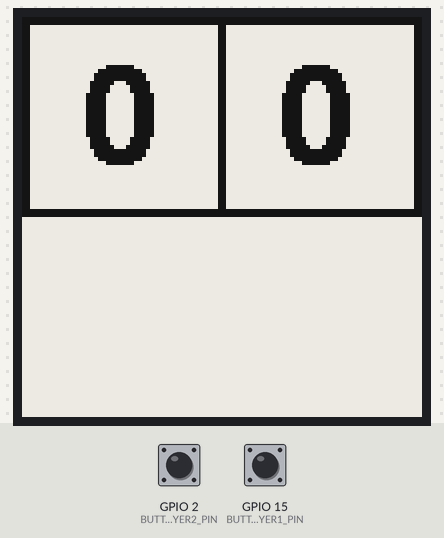
A sketch run on a simulated ESP32. Parts: 200×200 one-colour display. The test bench sets the inputs (shaded band); at power-on: GPIO 2 (BUTTON_PLAYER2_PIN) LOW, GPIO 15 (BUTTON_PLAYER1_PIN) LOW.

Above: at 6.2 s.
6.3 s: GPIO 2 (BUTTON_PLAYER2_PIN) pulled HIGH for 0.15 s
At 8.0 s:
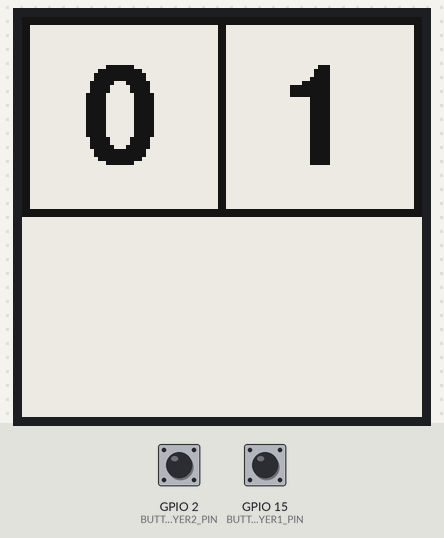
8.3 s: GPIO 15 (BUTTON_PLAYER1_PIN) pulled HIGH for 0.15 s
At 9.6 s:
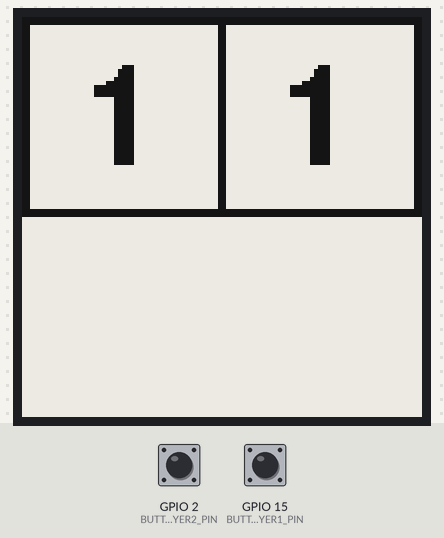
10.3 s: GPIO 2 (BUTTON_PLAYER2_PIN) pulled HIGH for 1 s
At 11.1 s:
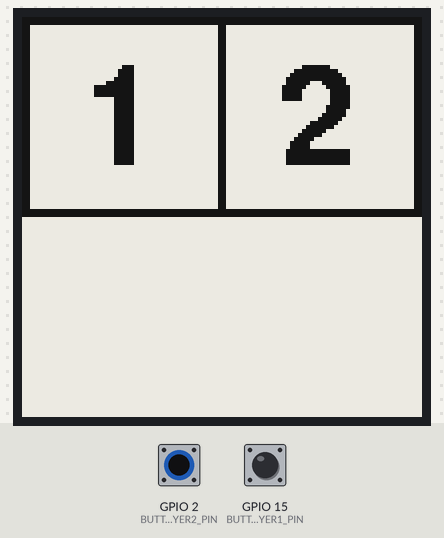
12.8 s: GPIO 15 (BUTTON_PLAYER1_PIN) pulled HIGH for 1 s
At 14.2 s:
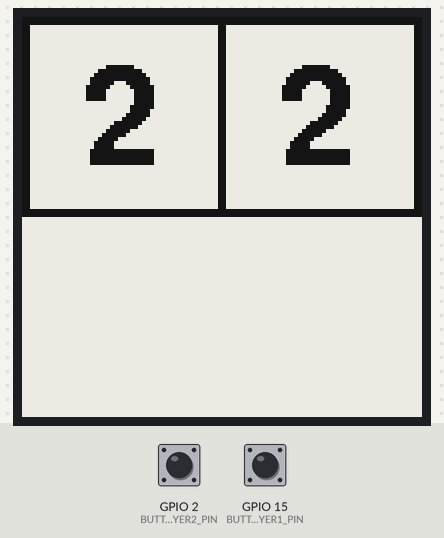
Timing chart, 0 to 15.8 s (numbered marks = the images above; inputs shaded):
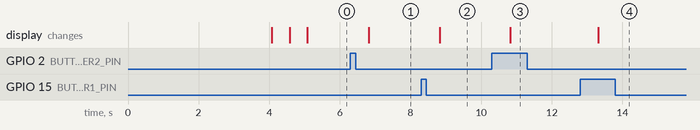

The sketch:

ping-pong-points.ino
```cpp
// Connection diagram
//
// # Button
//
//    ESP32  -->   BUTTON #1
//    5V           Pin #1
//    G15          Pin #2
//
//    ESP32  -->   BUTTON #2
//    5V           Pin #1
//    G2           Pin #2
//
//    Note: There is no need to use a resistance nor GND connecion, since ESP32 already has it.
//
// # e-Paper modele
//
//
//     ESP32  -->   ePaper
//     G4           BUSY
//     G21          RST
//     G22          DC
//     G5           CS
//     G18          CLK
//     G23          DIN
//     GND          GND


#include <Arduino.h>
#include <GxEPD.h>
#include <GxGDEP015OC1/GxGDEP015OC1.cpp>
#include <GxIO/GxIO_SPI/GxIO_SPI.cpp>
#include <GxIO/GxIO.cpp>
#include "BitmapGraphics.h"

#include <Fonts/FreeSansBold9pt7b.h>
#include <Fonts/FreeSansBold12pt7b.h>
#include <Fonts/FreeSansBold18pt7b.h>
#include <Fonts/FreeSansBold24pt7b.h>

#include <AceButton.h>

const char *name = "FreeSansBold18pt7b";
const GFXfont *fontResult = &FreeSansBold18pt7b;

GxIO_Class io(SPI, SS, 22, 21);
GxEPD_Class display(io, 16, 4);

using namespace ace_button;

void handleEvent(AceButton *, uint8_t, uint8_t);


const uint8_t NUM_PLAYERS = 2;
const int MATCH_POINTS = 11;

const uint8_t BUTTON_PLAYER1_PIN = 15;
const uint8_t BUTTON_PLAYER2_PIN = 2;

bool matchStarted = false;

struct Player {
    const uint8_t buttonPin;
    uint8_t score;
    bool serving;
};

Player PLAYERS[NUM_PLAYERS] = {
    {BUTTON_PLAYER1_PIN, 0, 0},
    {BUTTON_PLAYER2_PIN, 0, 0}
};

AceButton buttons[NUM_PLAYERS];

void setup()
{
    Serial.begin(115200);

    setupDisplay();

    for (uint8_t i=0; i < NUM_PLAYERS; i++) {
        pinMode(PLAYERS[i].buttonPin, INPUT_PULLDOWN);
        buttons[i].init(PLAYERS[i].buttonPin, HIGH, i);
        buttons[i].setEventHandler(handleEvent);
    }
}

void loop()
{
    for (uint8_t i=0; i < NUM_PLAYERS; i ++) {
        buttons[i].check();
    }
}

void setupDisplay() {
    display.init();

    display.drawExampleBitmap(gImage_splash, 0, 0, 200, 200, GxEPD_BLACK);
    display.fillScreen(GxEPD_WHITE);
    display.update();

    display.setRotation(90);

    printGrid();
    display.update();
    setResultFont();

    printPlayersScore();
}

void printGrid()
{
    display.fillRect(0, 0, 200, 100, GxEPD_BLACK);
    display.fillRect(4, 4, 192, 92, GxEPD_WHITE);
    display.fillRect(98, 0, 4, 100, GxEPD_BLACK);
}


void setResultFont()
{
    display.setFont(fontResult);
    display.setTextColor(GxEPD_BLACK);
    display.setTextSize(2);
}

void printPlayerScore(uint8_t player_id)
{
    struct Box {
        uint8_t x;
        uint8_t y;
        uint8_t w;
        uint8_t h;

    };
    Box Boxes[NUM_PLAYERS] {
        {5, 5, 92, 90},
        {103, 5, 92, 90},
    };

    Box box = Boxes[player_id];
    Player player = PLAYERS[player_id];

    int xPosition = 7;
    if (player.score < 10)
    {
        xPosition = 25;
    }

    display.fillRect(box.x, box.y, box.w, box.h, GxEPD_WHITE);
    display.setCursor(box.x + xPosition, 72);
    display.print(player.score);
    display.updateWindow(box.x, box.y, box.w, box.h, true);
}

void printPlayersScore() {
    for (uint8_t i=0; i< NUM_PLAYERS; i++) {
        printPlayerScore(i);
    }
}

void handleEvent(AceButton * button, uint8_t eventType, uint8_t buttonState)
{
    uint8_t id = button->getId();

    switch (eventType) {
        case AceButton::kEventReleased:
            if (gameFinished()) {
                PLAYERS[0].score = 0;
                PLAYERS[1].score = 0;
                printPlayersScore();
                matchStarted = false;
                return;
            } else {
                matchStarted = true;
            }

            if (matchStarted) {
                PLAYERS[id].score += 1;
                printPlayerScore(id);
            }
            break;
    }

}

bool gameFinished() {
    if (PLAYERS[0].score >= MATCH_POINTS && (PLAYERS[0].score - PLAYERS[1].score) >=2) {
        Serial.println("Player 1 WINS");
        return true;
    } else if (PLAYERS[1].score >= MATCH_POINTS && (PLAYERS[1].score - PLAYERS[0].score >=2)) {
        Serial.println("Player 2 WINS");
        return true;
    };
    return false;
}
```

Source omitted: tmapGraphics.h (data table, 76190 bytes)

Measured:
- after the input at 6.3 s, the display: changes after 0.52 s (image 1)
- after the input at 8.3 s, the display: changes after 0.52 s (image 2)
- after the input at 10.3 s, the display: changes after 0.52 s (image 3)
- after the input at 12.8 s, the display: changes after 0.52 s (image 4)
